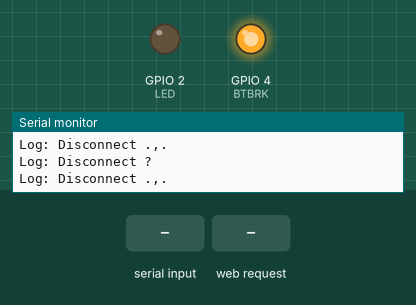
Simulated run of this sketch. Board: ESP8266 (NodeMCU). Parts: output pins drawn as LEDs (lit = HIGH), the last lines printed to the serial monitor. Inputs (shaded band) come from the test bench. WiFi joins after 1.5 s; servers stay silent unless stated; not simulated (calls return 0 or success): local_passwords.h.

Above: at 7.0 s.
7.1 s: "IMME1\n" received over the second serial link
8.6 s: "on\n" received over the second serial link
10.1 s: "off\n" received over the second serial link
At 11.0 s:
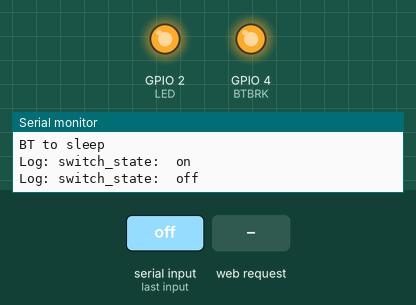
12.6 s: HTTP request GET /switch?state=off received
At 13.1 s:
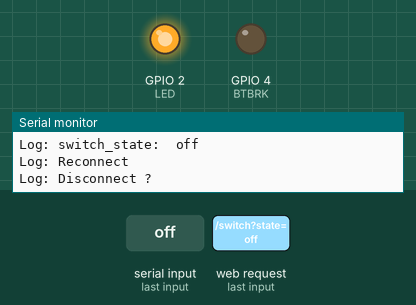
Timing chart, 0 to 15.6 s (numbered marks = the images above; inputs shaded):
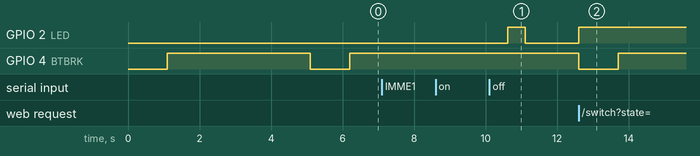

The sketch:

nodemcu-slave.ino
```cpp
#include <ESP8266WiFi.h>
#include <ESP8266WebServer.h>
#include "local_passwords.h"
// Peter Lerup wonderful espsoftwareserial
#include <SoftwareSerial.h>

#define BTBRK 4         // BlueTooth Pin to break connection
#define DEVICENAME "BigBlueN"     // "BigBlueN"
#define LED 2           // NodeMCU LED

ESP8266WebServer server(80);
SoftwareSerial BTserial(14, 12, false, 256);

int loop_count = 0;
String inputString = ""; // a string to hold incoming data
bool confirmed = true;   // All commands have been confirmed
bool bt_connected = false;   // BlueTooth Connected or not

void logging(String log1, String log2="", String log3="")  {
  String full_log = "Log: " + log1 + " " + log2 + " " + log3;
  Serial.println(full_log);
}

String send_bt_at_command(String command, bool reply_to_serial = false) {
  String full_command = "AT+" + command;
  String full_reply = "";
  int simple_time = 0;
  char c = ' ';
  for (int i = 0; i < full_command.length(); i++)
  {
    BTserial.write(full_command[i]);   // Push each char 1 by 1
  }
  // Wait for a reply or 1000ms
  while(simple_time <5000)
  {
    if(BTserial.available())
    {
      simple_time = 5000;
    }
    delay(1);
    simple_time += 1;
  }
  // Assuming nothing else was waiting
  while (BTserial.available())
  {
    c = BTserial.read();
    full_reply += c;
    delay(1); // 960 symbol /sec
  }
  full_reply.remove(0, 3); // Remove AT+
  if(reply_to_serial)
  {
    logging(full_reply);
  }
  return full_reply;
}

void btc() {
  logging("Reconnect");

  // To Wake
  //  - Either send 80 chars AND AT+RENEW
  //  - or Long press system KEY >=1000 ms

  // Wake by send 80 chars to serial
//  for (int i=0; i <= 81; i++) {
//    BTserial.write('l');
//  }
//  BTserial.write('AT');

  // Long press system KEY >=1000 ms
  btc_disconnect();

  // #BTserial.write('AT');
  // Renew may not be needed.
//  send_bt_at_command("RENEW", true);
//  send_bt_at_command("COSU1", true);
//  send_bt_at_command("IMME1", true);
  send_bt_at_command("ROLE1", true);
//  delay(1000);
  send_bt_at_command("CON5CF821880465", true);
  logging("Connected ?");
}

void btc_disconnect() {
  logging("Disconnect ?");
  digitalWrite(BTBRK, LOW);
  delay(1100);
  digitalWrite(BTBRK, HIGH);
  logging("Disconnect .,.");
}

void bt_disconnect_back_to_sleep() {
  btc_disconnect();
  send_bt_at_command("RENEW", true);
  send_bt_at_command("COSU1", true);
  send_bt_at_command("PWRM0", true);
  logging("Sleep");
}

void switch_state(String state) {
  logging("switch_state: ", state);
  if (state == "on" ) {
    digitalWrite(LED, LOW);
  }
  else if (state == "off" ) {
    digitalWrite(LED, HIGH);
  }
}

void handle_index() {
  String form = "<form action='switch'><input type='radio' name='state'\
   value='on' checked>On<input type='radio' name='state' \
   value='off'>Off<input type='submit' value='Submit'></form>";
  server.send(200, "text/html", form);
}

void handle_state()
{
  if (digitalRead(LED) == LOW) {
    server.send(200, "text/plain", String("{\"state\": \"on\"}"));
  }
  else {
    server.send(200, "text/plain", String("{\"state\": \"off\"}"));
  }
}

void handle_switch() {
  // get the value of request argument "state" and convert it to an int
  switch_state(server.arg("state"));
  handle_state();
  confirmed = false;
}

void setup_server()  {
  logging("setup_server");
  server.on("/", handle_index);
  server.on("/switch", handle_switch);
  server.on("/state", handle_state);
  server.begin();
}

void setup_wifi()  {
  logging("setup_wifi");
  // Hostname does not actually work
  WiFi.hostname(DEVICENAME);
  // Connect to WiFi network
  WiFi.begin(MYSSID, PASSWORD);
  // Wait does not work on nodemcu3
  // Wait for connection
//  while (WiFi.status() != WL_CONNECTED) {
//    delay(500);
//  }
  delay(500);
  logging("WiFi.localIP()", WiFi.localIP().toString());
}


void setup() {
  Serial.begin(9600);
  logging("setup");

  pinMode(BTBRK, OUTPUT);
  btc_disconnect();

  BTserial.begin(9600);
  delay(4000);
  bt_disconnect_back_to_sleep();
  logging("\nBT to sleep");

  pinMode(LED, OUTPUT);
  switch_state("on");
  delay(500);
  switch_state("off");
  delay(500);
  switch_state("on");
  delay(500);

  setup_wifi();
  setup_server();
}

void loop() {
  server.handleClient();

  if (!confirmed) {
    if (!bt_connected)  {
      btc();
      // More logic ... btc() return true
      bt_connected = true;
    }
    if (digitalRead(LED) == LOW)  {
        BTserial.println("C1");
    }
    else  {
        BTserial.println("C0");
    }
    delay(200);
  }


  while (BTserial.available() > 0) {
    char inChar = (char)BTserial.read();
    if (inChar == '\n') {
      if(inputString[0] == 'R'){
        // We may need to check back reply bit are equal to send bits...
        // Only get a [R]eply when we are Master - hence disconnect
        confirmed = true;
        bt_disconnect_back_to_sleep();
        bt_connected = false;
      }
      else if(inputString[0] == 'C'){
        if(inputString[1] == '1'){
          switch_state("on");
        }
        else if(inputString[1] == '0'){
          switch_state("off");
        }
        // I been sent something,
        // hence the other end is master and connected
        // Just bee to reply as slave
        // and master will disconnect
        BTserial.println("R");
      }
      else {
        logging("Something else:");
      }
      logging("inputString", inputString);
    }
    else{
      inputString += inChar;
      Serial.write(inChar);
    }
  }

  while (Serial.available() > 0) {
    char inChar = (char)Serial.read();
    if (inChar == '#') {
      switch_state("on");
    }
    else if (inChar == ']') {
      switch_state("off");
    }
    confirmed = false;
    bt_connected = false;
  }
}
```

Measured:
- after the input at 10.1 s, GPIO 2 (LED): LOW → HIGH after 0.51 s, → LOW 0.50 s later
- after the input at 12.6 s, GPIO 2 (LED): LOW → HIGH at once; GPIO 4 (BTBRK): HIGH → LOW at once, → HIGH 1.1 s later
